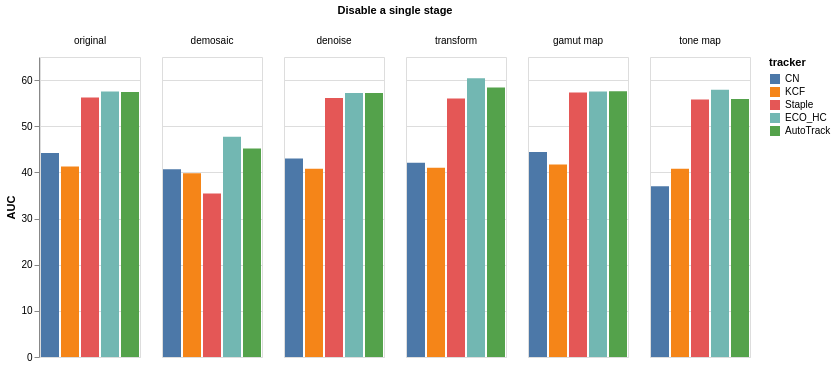

The Vega-Lite source for this figure:
### Vega-Lite specification from a JSON file in a GitHub repository (floating-point values rounded to 4 significant figures)
{"$schema": "https://vega.github.io/schema/vega-lite/v5.json", "data": {"values": [{"stage": "original", "tracker": "CN", "precision": 72.4, "AUC": 44.2}, {"stage": "original", "tracker": "KCF", "precision": 68.5, "AUC": 41.3}, {"stage": "original", "tracker": "Staple", "precision": 77.8, "AUC": 56.2}, {"stage": "original", "tracker": "ECO_HC", "precision": 79.8, "AUC": 57.5}, {"stage": "original", "tracker": "AutoTrack", "precision": 79, "AUC": 57.4}, {"stage": "demosaic", "tracker": "CN", "precision": 65.5, "AUC": 40.7}, {"stage": "demosaic", "tracker": "KCF", "precision": 66.5, "AUC": 39.8}, {"stage": "demosaic", "tracker": "Staple", "precision": 54.2, "AUC": 35.4}, {"stage": "demosaic", "tracker": "ECO_HC", "precision": 70.3, "AUC": 47.7}, {"stage": "demosaic", "tracker": "AutoTrack", "precision": 71.9, "AUC": 45.2}, {"stage": "denoise", "tracker": "CN", "precision": 70, "AUC": 43}, {"stage": "denoise", "tracker": "KCF", "precision": 67.8, "AUC": 40.8}, {"stage": "denoise", "tracker": "Staple", "precision": 77.3, "AUC": 56.1}, {"stage": "denoise", "tracker": "ECO_HC", "precision": 79.4, "AUC": 57.2}, {"stage": "denoise", "tracker": "AutoTrack", "precision": 78.7, "AUC": 57.2}, {"stage": "transform", "tracker": "CN", "precision": 66.1, "AUC": 42.1}, {"stage": "transform", "tracker": "KCF", "precision": 68.4, "AUC": 41}, {"stage": "transform", "tracker": "Staple", "precision": 77.8, "AUC": 56}, {"stage": "transform", "tracker": "ECO_HC", "precision": 81.8, "AUC": 60.4}, {"stage": "transform", "tracker": "AutoTrack", "precision": 81.2, "AUC": 58.4}, {"stage": "gamut map", "tracker": "CN", "precision": 72.3, "AUC": 44.4}, {"stage": "gamut map", "tracker": "KCF", "precision": 69.5, "AUC": 41.7}, {"stage": "gamut map", "tracker": "Staple", "precision": 78.9, "AUC": 57.3}, {"stage": "gamut map", "tracker": "ECO_HC", "precision": 79.2, "AUC": 57.5}, {"stage": "gamut map", "tracker": "AutoTrack", "precision": 78.9, "AUC": 57.6}, {"stage": "tone map", "tracker": "CN", "precision": 62, "AUC": 37}, {"stage": "tone map", "tracker": "KCF", "precision": 67.1, "AUC": 40.8}, {"stage": "tone map", "tracker": "Staple", "precision": 78.7, "AUC": 55.8}, {"stage": "tone map", "tracker": "ECO_HC", "precision": 79.8, "AUC": 57.9}, {"stage": "tone map", "tracker": "AutoTrack", "precision": 77.5, "AUC": 55.9}]}, "mark": "bar", "encoding": {"x": {"field": "tracker", "type": "nominal", "sort": ["CN", "KCF", "Staple", "ECO_HC", "AutoTrack"], "axis": null}, "y": {"field": "AUC", "type": "quantitative"}, "color": {"field": "tracker", "sort": ["CN", "KCF", "Staple", "ECO_HC", "AutoTrack"], "type": "nominal"}, "column": {"field": "stage", "sort": ["original", "demosaic", "denoise", "transform", "gamut map", "tone map"], "title": "Disable a single stage"}}}
